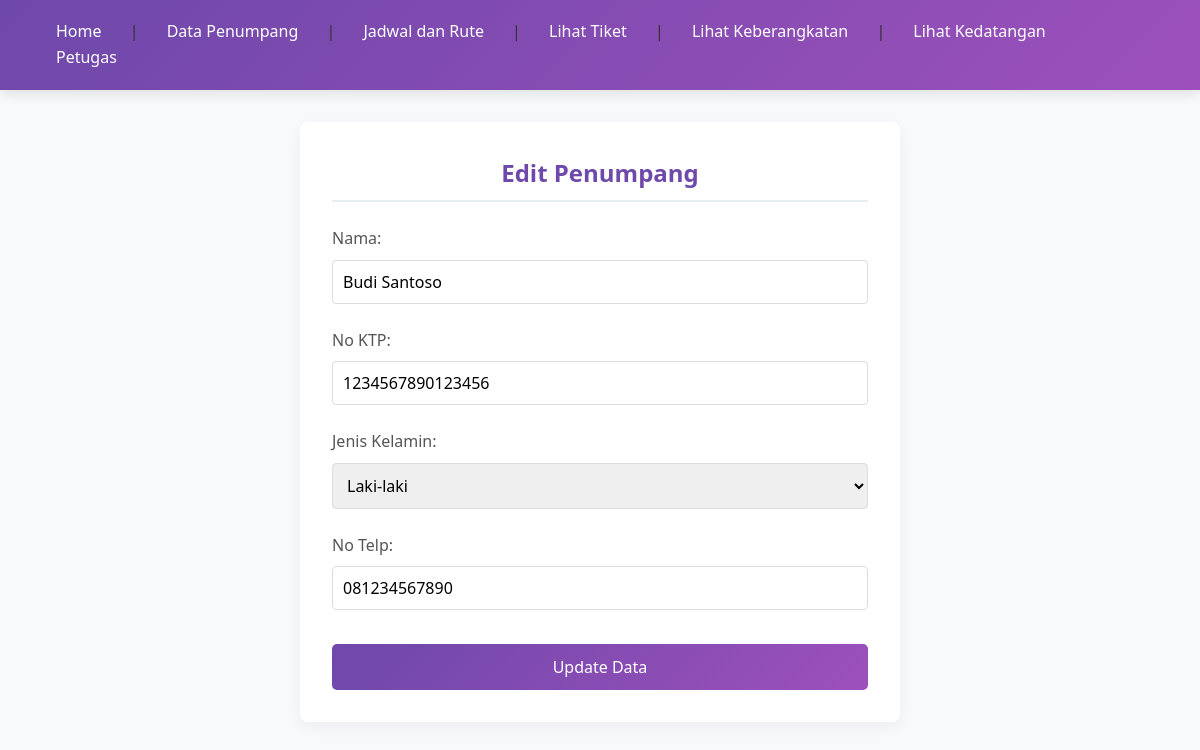
/dataPenumpang/edit.php?id=P001, run on the app's committed database.
### tables this page shows
CREATE TABLE `penumpang` (
  `id_penumpang` varchar(50) NOT NULL,
  `nama` varchar(100) DEFAULT NULL,
  `no_ktp` varchar(20) DEFAULT NULL,
  `jenis_kelamin` varchar(10) DEFAULT NULL,
  `no_telp` varchar(20) DEFAULT NULL
);

### dataPenumpang/edit.php (the view, shortened to what this page needs)
<?php include '../db.php';
$id = $_GET['id'];
$data = $conn->query("SELECT * FROM penumpang WHERE id_penumpang='$id'")->fetch_assoc();
?>
<!DOCTYPE html>
<html lang="id">
<head>
  <link rel="stylesheet" href="../style/dpEdit.css">
</head>
<body>
    <nav>
        <a href="../index.php">Home</a> |
        <a href="../dataPenumpang.php">Data Penumpang</a> |
        <a href="../jadwalRute.php">Jadwal dan Rute</a> |
        <a href="../tiket.php">Lihat Tiket</a> |
        <a href="../keberangkatan.php">Lihat Keberangkatan</a> |
        <a href="../kedatangan.php">Lihat Kedatangan</a>
        <a href="../daftar_petugas.php">Petugas</a>
    </nav>
  <div class="form-container">
    <form method="post">
      <h3>Edit Penumpang</h3>
      <div class="form-group">
        <label for="nama">Nama:</label>
        <input type="text" id="nama" name="nama" value="<?= htmlspecialchars($data['nama']) ?>">
      </div>
      <div class="form-group">
        <label for="ktp">No KTP:</label>
        <input type="text" id="ktp" name="ktp" value="<?= htmlspecialchars($data['no_ktp']) ?>">
      </div>
      <div class="form-group">
        <label for="jk">Jenis Kelamin:</label>
        <select id="jk" name="jk">
          <option value="Laki-laki" <?= $data['jenis_kelamin']=='Laki-laki'?'selected':'' ?>>Laki-laki</option>
        </select>
      </div>
      <div class="form-group">
        <label for="telp">No Telp:</label>
        <input type="text" id="telp" name="telp" value="<?= htmlspecialchars($data['no_telp']) ?>">
      </div>
      <button type="submit">Update Data</button>
    </form>
  </div>
</body>
</html>

### style/dpEdit.css (style rules this page uses)
* { margin: 0; padding: 0; box-sizing: border-box; font-family: 'Segoe UI', Tahoma, Geneva, Verdana, sans-serif; }
body { background-color: #f8f9fa; color: #333; line-height: 1.6; }
nav { background: linear-gradient(135deg, #6e48aa 0%, #9d50bb 100%); padding: 1.2rem 2rem; box-shadow: 0 4px 12px rgba(0, 0, 0, 0.1); margin-bottom: 2rem; }
nav a { color: white; text-decoration: none; font-weight: 500; margin: 0 0.5rem; padding: 0.5rem 1rem; border-radius: 4px; transition: all 0.3s ease; }
.form-container { max-width: 600px; margin: 2rem auto; background: white; padding: 2rem; border-radius: 8px; box-shadow: 0 5px 15px rgba(0, 0, 0, 0.05); }
h3 { color: #6e48aa; margin-bottom: 1.5rem; font-size: 1.5rem; font-weight: 600; text-align: center; padding-bottom: 0.5rem; border-bottom: 2px solid #e9ecef; }
.form-group { margin-bottom: 1.5rem; }
.form-group label { display: block; margin-bottom: 0.5rem; font-weight: 500; color: #555; }
.form-group input, .form-group select { width: 100%; padding: 10px; border: 1px solid #ddd; border-radius: 4px; font-size: 16px; transition: all 0.3s ease; }
button[type="submit"] { background: linear-gradient(135deg, #6e48aa 0%, #9d50bb 100%); color: white; border: none; padding: 12px 20px; border-radius: 5px; cursor: pointer; font-size: 16px; width: 100%; margin-top: 10px; transition: all 0.3s ease; font-weight: 500; }

### data on the page
penumpang: nama "Budi Santoso", ktp "1234567890123456", jk "Laki-laki", telp "081234567890"
